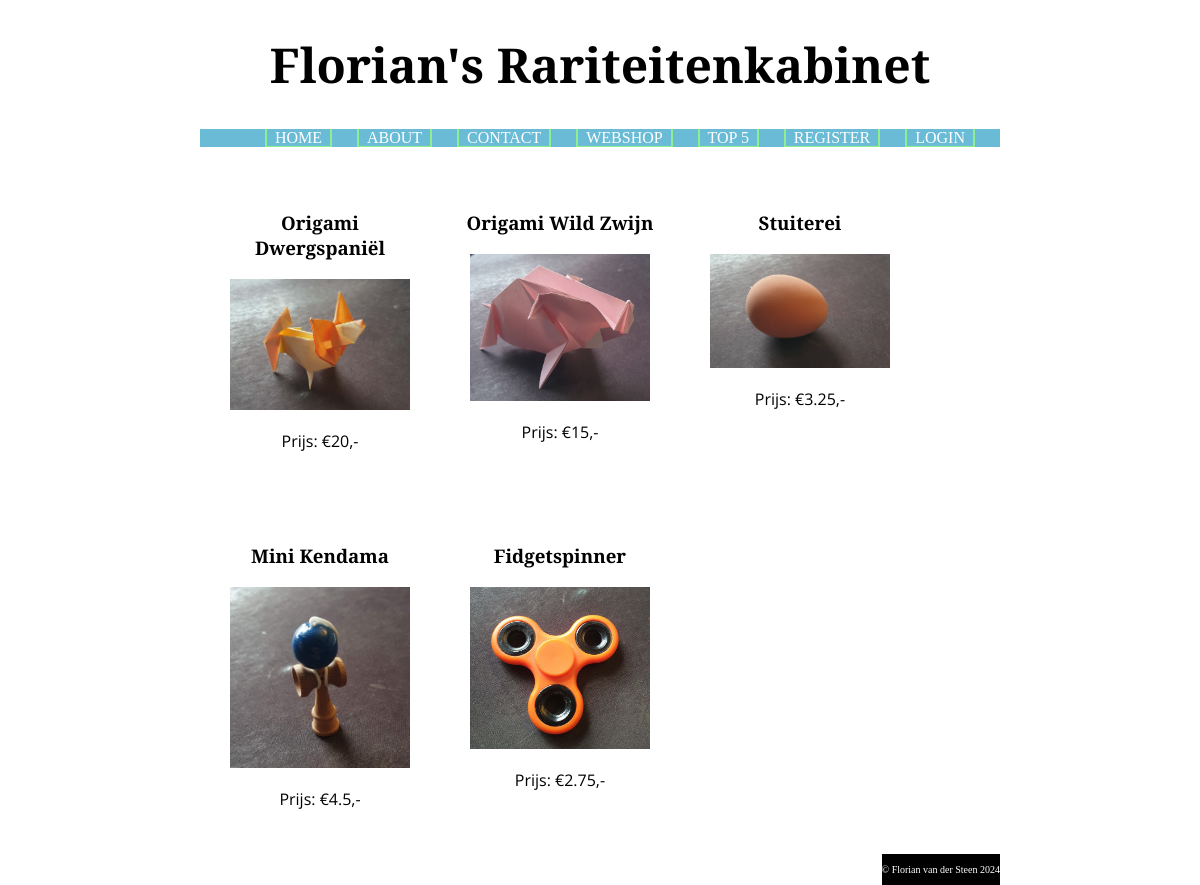
The app's page /index.php?page=topK&top=5 with its own data.
### tables this page shows
CREATE TABLE `products` (
  `id` int(11) NOT NULL,
  `name` text NOT NULL,
  `description` text NOT NULL,
  `price` int(255) NOT NULL,
  `fname` text NOT NULL
);

### controllers/PageController.php (called while the page is built, shortened)
<?php
require_once("models/PageModel.php");
class PageController {
    private $model;
    private $modelFactory;
    public function __construct($modelFactory) {
        $this->modelFactory = $modelFactory;
        $this->model = $this->modelFactory->createModel('page');
    }
    public function handleRequest() {
        $this->processRequest();
        $this->showResponse();
    }
    private function getRequest() {
        $this->model->getRequestedPage();
    }
    private function processRequest() {
        switch ($this->model->page) {
            case "topK":
                require_once("models/ProductModel.php");
                $this->model = $this->modelFactory->createModel("product");
                $this->model->getTopKProducts();
                $this->model->handleCartAction();
                break;
        }
    }
    private function showResponse() {
        $this->model->createMenu();
        $this->model->setTitle();
        $view = NULL;
        switch ($this->model->page) {
            case "topK":
                include_once("views/TopKDoc.php");
                $view = new TopKDoc($this->model);
                break;
        }
        $view->show();
    }
}

### index.php (called while the page is built, shortened)
<?php
require_once("controllers/PageController.php");
require_once("CRUDFactory.php");
require_once("CRUD.php");
$crud = new CRUD();
$crudFactory = new CRUDFactory($crud);
$modelFactory = new ModelFactory($crudFactory);
$controller = new PageController($modelFactory);
$controller->handleRequest();

### models/ProductModel.php (called while the page is built, shortened)
<?php
require_once("PageModel.php");
class ProductModel extends PageModel {
    public $k;
    public $crud;
    public function __construct($pageModel, ProductCRUD $crud) {
        $this->crud = $crud;
    }
    public function getTopKProducts() {
        if ($this->isPost) {
            $this->k = $this->getPostVar("k");
        }
        else {
            $this->k = $this->getGetVar("top");
        }
        try {
            $this->products = $this->crud->readTopKProducts($this->k);
        }
        catch (Exception $e) {
            $this->errors["general"] = "Er is een technische storing. Probeer het later nogmaals.";
            $this->logError("Shop load failed. MySQL err:" . $e->getMessage());
        }
    }
}

### models/PageModel.php (called while the page is built, shortened)
<?php
class PageModel {
    protected function getGetVar($key, $default="") {
        $value = filter_input(INPUT_GET, $key, FILTER_SANITIZE_SPECIAL_CHARS);
        return isset($value) ? trim($value) : $default;
    }
}

### ProductCRUD.php (called while the page is built, shortened)
<?php
class ProductCRUD {
    private $crud;
    public function __construct(CRUD $crud) {
        $this->crud = $crud;
    }
    public function readTopKProducts($k) {
        $sql = "SELECT p.*, SUM(op.quantity) as total_sold FROM orders_products as op
        RIGHT JOIN products as p ON op.product_id = p.id
        LEFT JOIN orders as o ON op.order_id = o.id
        WHERE o.order_date > DATE_SUB(date(CURRENT_DATE), INTERVAL 7 DAY) or o.order_date IS NULL
        GROUP BY p.id
        ORDER BY total_sold DESC
        LIMIT :K;";
        $params = array(":K"=>intval($k));
        $rows = $this->crud->readMultipleRows($sql, $params);
        return $rows;
    }
}

### CRUD.php (called while the page is built, shortened)
<?php
class CRUD {
    private $pdo;
    public function __construct() {
        $servername = getenv("MYSQL_FLORIAN_WEBSHOP_HOST");
        $dbname = getenv("MYSQL_FLORIAN_WEBSHOP_DATABASE");
        $username = getenv("MYSQL_FLORIAN_WEBSHOP_USER");
        $password = getenv("MYSQL_FLORIAN_WEBSHOP_PASSWORD");
        try {
            $this->pdo = new PDO("mysql:host=$servername;dbname=$dbname;port=3310", $username, $password);
            $this->pdo->setAttribute(PDO::ATTR_ERRMODE, PDO::ERRMODE_EXCEPTION);
        }
        catch(PDOException $e) {
            echo "Connection failed: " . $e->getMessage();
        }
    }
    private function bindParams($stmt, $params) {
        foreach($params as $varName=>$value) {
            if (is_int($value)) {
                $stmt->bindValue($varName, $value, PDO::PARAM_INT);
            }
            else {
                $stmt->bindValue($varName, $value);
            }
        }
    }
    public function readMultipleRows($sql, $params) {
        try {
            $stmt = $this->pdo->prepare($sql);
            $this->bindParams($stmt, $params);
            $stmt->execute();
            $stmt->setFetchMode(PDO::FETCH_OBJ);
            $rows = $stmt->fetchAll();
            return $rows;
        }
        catch (PDOException $e) {
            echo "Retrieval failed: " . $e->getMessage();
        }
    }
}

### views/TopKDoc.php (the view, shortened to what this page needs)
<?php
class TopKDoc extends ProductDoc {
    protected function showContent() {
        $products = $this->model->products;
        echo '<div class="product-list">';
        foreach($products as $product) {
            echo '<div class="product">';
            echo '<a class="product" href="index.php?page=detail&detail=' . $product->id . '"><div class="product">' . PHP_EOL;
            echo '<h3>' . $product->name . '</h3>' . PHP_EOL;
            echo '<img src="Images/' . $product->fname . '" alt="' . $product->description . '">';
            echo '<p>Prijs: &euro;' . $product->price / 100  . ',-</p>';
            echo '</div></a>' . PHP_EOL;
            echo "</div>";
        }
        echo '</div>';
    }
}

### css/styles.css (style rules this page uses)
body { width: 800px; margin: auto; background-color: white; }
h2, h3, h4 { font-family: "Merriweather", serif; }
.product-list { display: flex; flex-wrap: wrap; align-content: flex-start; }
.product { flex-grow: 0; flex-shrink: 0; flex-basis: calc(30% - 20px); margin: 10px; text-align: center; text-decoration: none; color: black; }
.product img { width: 90%; height: 90%; }
.product p { font-family: "Open Sans", sans-serif; }
.product a, .cart-list a { color: inherit; }

### records on screen
products: name "Origami Dwergspaniël", fname (picture), $product->price/100 "20"
products: name "Origami Wild Zwijn", fname (picture), $product->price/100 "15"
products: name "Stuiterei", fname (picture), $product->price/100 "3.25"
products: name "Mini Kendama", fname (picture), $product->price/100 "4.5"
products: name "Fidgetspinner", fname (picture), $product->price/100 "2.75"

### other values on screen
$menuItem->text "HOME"
$menuItem->text "ABOUT"
$menuItem->text "CONTACT"
$menuItem->text "WEBSHOP"
$menuItem->text "TOP 5"
$menuItem->text "REGISTER"
$menuItem->text "LOGIN"
